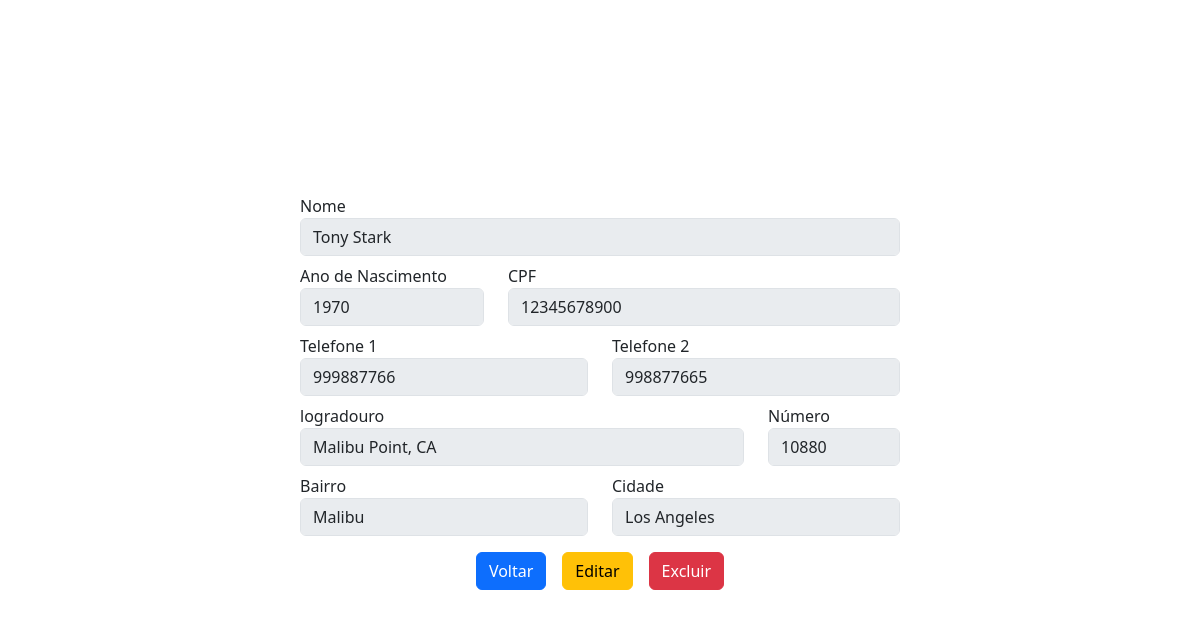
Screenshot of /page_ficha.php?id_usuario=1 with the database file from the repository.
### tables this page shows
CREATE TABLE `tb_usuario` (
  `id` int(11) NOT NULL,
  `usuario` varchar(100) DEFAULT NULL,
  `senha` varchar(100) DEFAULT NULL,
  `id_pessoa` int(11) NOT NULL
);

CREATE TABLE `tb_pessoa` (
  `id` int(11) NOT NULL,
  `nome` varchar(100) DEFAULT NULL,
  `ano_nascimento` year(4) DEFAULT NULL,
  `cpf` varchar(11) DEFAULT NULL,
  `telefone_1` varchar(11) DEFAULT NULL,
  `telefone_2` varchar(11) DEFAULT NULL,
  `logradouro` varchar(150) DEFAULT NULL,
  `n_casa` int(5) DEFAULT NULL,
  `bairro` varchar(100) DEFAULT NULL,
  `cidade` varchar(100) DEFAULT NULL
);

### page_ficha.php (the view, shortened to what this page needs)
<?php
$id_usuario = $_GET['id_usuario'];
$dsn = 'mysql:dbname=db_login;host=127.0.0.1';
$user = 'root';
$password = '';
$banco = new PDO($dsn, $user, $password);
$select = 'SELECT tb_pessoa.*, tb_usuario.usuario FROM tb_pessoa INNER JOIN tb_usuario ON tb_usuario.id_pessoa = tb_pessoa.id WHERE tb_pessoa.id = ' . $id_usuario;
$dados = $banco->query($select)->fetch();
?>
<link href="https://cdn.jsdelivr.net/npm/bootstrap@5.3.3/dist/css/bootstrap.min.css" rel="stylesheet">
<main class="container ">
    <form action="#">
        <label for="nome">Nome</label>
        <input type="text" value="<?= $dados['nome'] ?>" disabled class="form-control">
        <div class="row mt-2">
            <div class="col-4">
                <label for="ano_nascimento">Ano de Nascimento</label>
                <input type="number" value="<?php echo $dados['ano_nascimento'] ?>" disabled class="form-control">
            </div>
            <div class="col-8">
                <label for="cpf">CPF</label>
                <input type="text" value="<?= $dados['cpf'] ?>" disabled class="form-control">
            </div>
        </div>
        <div class="row mt-2">
            <div class="col">
                <label for="telefone_1">Telefone 1</label>
                <input type="text" value="<?php echo $dados['telefone_1'] ?>" disabled class="form-control">
            </div>
            <div class="col">
                <label for="telefone_2">Telefone 2</label>
                <input type="text" value="<?php echo $dados['telefone_2'] ?>" disabled class="form-control">
            </div>
        </div>
        <div class="row mt-2">
            <div class="col-9">
                <label for="logradouro">logradouro</label>
                <input type="text" value="<?php echo $dados['logradouro'] ?>" disabled class="form-control">
            </div>
            <div class="col-3">
                <label for="numero">Número</label>
                <input type="number" value="<?php echo $dados['n_casa'] ?>" disabled class="form-control">
            </div>
        </div>
        <div class="row mt-2">
            <div class="col">
                <label for="data_nascimento">Bairro</label>
                <input type="text" value="<?php echo $dados['bairro'] ?>" disabled class="form-control">
            </div>
            <div class="col">
                <label for="data_nascimento">Cidade</label>
                <input type="text" value="<?php echo $dados['cidade'] ?>" disabled class="form-control">
            </div>
            <div class="d-flex justify-content-center mt-3">
                <a href="page_lista.php" class="btn btn-primary">Voltar</a>
                <a href="page_editarUsuario.php?id_usuario=<?= $id_usuario ?>" class="btn btn-warning ms-3">Editar</a>
                <a href="./includes/excluirUsuario.php?id_usuario=<?= $id_usuario ?>" class="btn btn-danger ms-3">Excluir</a>
            </div>
        </div>
    </form>
</main>

### page_ficha.php (style rules this page uses)
main { display: flex; flex-direction: column; align-items: center; justify-content: center; height: 100vh; }
form { width: 600px; }

### rows the page displays
tb_usuario: id_pessoa.nome "Tony Stark", id_pessoa.ano_nascimento "1970", id_pessoa.cpf "12345678900", id_pessoa.telefone_1 "999887766", id_pessoa.telefone_2 "998877665", id_pessoa.logradouro "Malibu Point, CA", id_pessoa.n_casa "10880", id_pessoa.bairro "Malibu", id_pessoa.cidade "Los Angeles"
